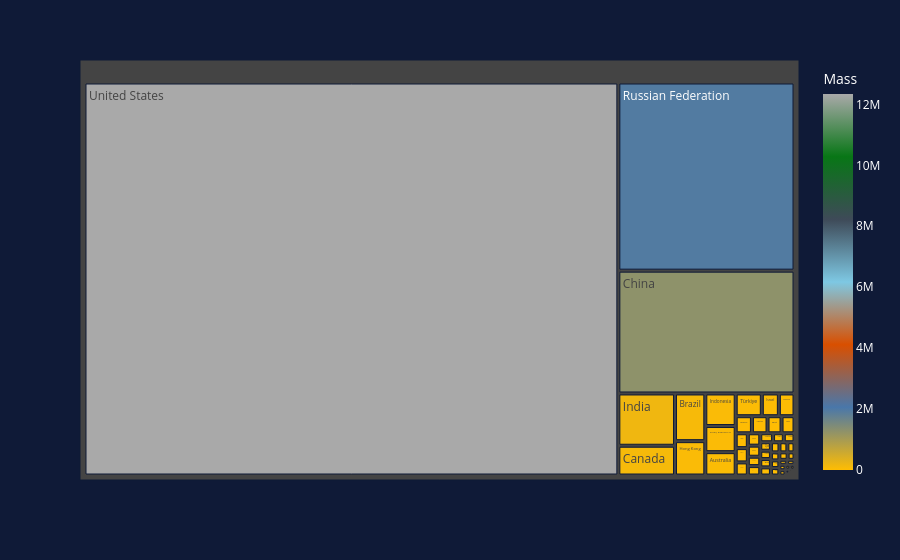

Notebook source saved alongside this figure:
### Code cell
import pandas as pd
import plotly.express as px

# Aggregate total mass by Country
mass_by_country = (
    sdf_payloads_in_orbit.groupby("Country")["Mass"]
    .sum()
    .reset_index()
)

# Sort for clarity
mass_by_country = mass_by_country.sort_values("Mass", ascending=False)

# Treemap
fig = px.treemap(
    mass_by_country,
    path=["Country"],
    values="Mass",
    color="Mass",
    color_continuous_scale=foreground_colors,  # use your palette
)

# Style background
fig.update_layout(
    paper_bgcolor=bg,
    plot_bgcolor=bg,
    font=dict(color="white")
)

fig.show()

### Figure 1 — Plotly figure (JSON) as saved in the notebook; plotly's stock layout.template omitted (floating-point values rounded to 4 significant figures)
{"data": [{"branchvalues": "total", "customdata": [[12340000.0], [1950000.0], [1273000.0], [174200.0], [99150.0], [84930.0], [61210.0], [58190.0], [46770.0], [41720.0], [34950.0], [22790.0], [20910.0], [16310.0], [15660.0], [14080.0], [12990.0], [10610.0], [10200.0], [9342.0], [9040.0], [8099.0], [6872.0], [6871.0], [6738.0], [5683.0], [5633.0], [5300.0], [5228.0], [5204.0], [5086.0], [5086.0], [4700.0], [4231.0], [4000.0], [3797.0], [3700.0], [3622.0], [3000.0], [2273.0], [2178.0], [1954.0], [1915.0], [1354.0], [1240.0], [832.0], [431.2], [280.0], [250.0], [208.0], [200.0], [176.0], [136.3], [108.0], [100.0], [70.0], [69.0], [64.0], [61.2], [18.0], [16.8], [10.0], [5.0], [5.0], [3.0], [3.0], [2.75], [2.0], [2.0], [2.0], [1.0], [1.0], [1.0], [1.0], [1.0], [1.0]], "domain": {"x": [0, 1], "y": [0, 1]}, "hovertemplate": "labels=%{label}<br>Mass_sum=%{value}<br>parent=%{parent}<br>id=%{id}<br>Mass=%{color}<extra></extra>", "ids": ["United States", "Russian Federation", "China", "India", "Canada", "Brazil", "Hong Kong", "Indonesia", "Korea, Republic of", "Australia", "Türkiye", "Israel", "Malaysia", "Mexico", "Argentina", "Egypt", "Pakistan", "Nigeria", "Singapore", "Netherlands", "Greece", "Bermuda", "Venezuela, Bolivarian Republic of", "Ireland", "Azerbaijan", "Viet Nam", "Algeria", "Qatar", "Kazakhstan", "Belarus", "Lao People's Democratic Republic", "Bolivia, Plurinational State of", "Monaco", "Philippines", "Bulgaria", "Angola", "Bangladesh", "Taiwan, Province of China", "Mauritius", "Morocco", "Ukraine", "Papua New Guinea", "Finland", "Saudi Arabia", "Iran, Islamic Republic of", "Uruguay", "Peru", "New Zealand", "Rwanda", "Czechia", "Korea, Democratic People's Republic of", "Chile", "Denmark", "Poland", "Oman", "Ethiopia", "Slovenia", "Switzerland", "South Africa", "Austria", "Lithuania", "Hungary", "Zimbabwe", "Botswana", "Bahrain", "Kuwait", "Mongolia", "Ecuador", "Solomon Islands", "Slovakia", "Jordan", "Estonia", "Croatia", "Colombia", "Djibouti", "Senegal"], "labels": ["United States", "Russian Federation", "China", "India", "Canada", "Brazil", "Hong Kong", "Indonesia", "Korea, Republic of", "Australia", "Türkiye", "Israel", "Malaysia", "Mexico", "Argentina", "Egypt", "Pakistan", "Nigeria", "Singapore", "Netherlands", "Greece", "Bermuda", "Venezuela, Bolivarian Republic of", "Ireland", "Azerbaijan", "Viet Nam", "Algeria", "Qatar", "Kazakhstan", "Belarus", "Lao People's Democratic Republic", "Bolivia, Plurinational State of", "Monaco", "Philippines", "Bulgaria", "Angola", "Bangladesh", "Taiwan, Province of China", "Mauritius", "Morocco", "Ukraine", "Papua New Guinea", "Finland", "Saudi Arabia", "Iran, Islamic Republic of", "Uruguay", "Peru", "New Zealand", "Rwanda", "Czechia", "Korea, Democratic People's Republic of", "Chile", "Denmark", "Poland", "Oman", "Ethiopia", "Slovenia", "Switzerland", "South Africa", "Austria", "Lithuania", "Hungary", "Zimbabwe", "Botswana", "Bahrain", "Kuwait", "Mongolia", "Ecuador", "Solomon Islands", "Slovakia", "Jordan", "Estonia", "Croatia", "Colombia", "Djibouti", "Senegal"], "marker": {"coloraxis": "coloraxis", "colors": [12340000.0, 1950000.0, 1273000.0, 174200.0, 99150.0, 84930.0, 61210.0, 58190.0, 46770.0, 41720.0, 34950.0, 22790.0, 20910.0, 16310.0, 15660.0, 14080.0, 12990.0, 10610.0, 10200.0, 9342.0, 9040.0, 8099.0, 6872.0, 6871.0, 6738.0, 5683.0, 5633.0, 5300.0, 5228.0, 5204.0, 5086.0, 5086.0, 4700.0, 4231.0, 4000.0, 3797.0, 3700.0, 3622.0, 3000.0, 2273.0, 2178.0, 1954.0, 1915.0, 1354.0, 1240.0, 832.0, 431.2, 280.0, 250.0, 208.0, 200.0, 176.0, 136.3, 108.0, 100.0, 70.0, 69.0, 64.0, 61.2, 18.0, 16.8, 10.0, 5.0, 5.0, 3.0, 3.0, 2.75, 2.0, 2.0, 2.0, 1.0, 1.0, 1.0, 1.0, 1.0, 1.0]}, "name": "", "parents": ["", "", "", "", "", "", "", "", "", "", "", "", "", "", "", "", "", "", "", "", "", "", "", "", "", "", "", "", "", "", "", "", "", "", "", "", "", "", "", "", "", "", "", "", "", "", "", "", "", "", "", "", "", "", "", "", "", "", "", "", "", "", "", "", "", "", "", "", "", "", "", "", "", "", "", ""], "type": "treemap", "values": [12340000.0, 1950000.0, 1273000.0, 174200.0, 99150.0, 84930.0, 61210.0, 58190.0, 46770.0, 41720.0, 34950.0, 22790.0, 20910.0, 16310.0, 15660.0, 14080.0, 12990.0, 10610.0, 10200.0, 9342.0, 9040.0, 8099.0, 6872.0, 6871.0, 6738.0, 5683.0, 5633.0, 5300.0, 5228.0, 5204.0, 5086.0, 5086.0, 4700.0, 4231.0, 4000.0, 3797.0, 3700.0, 3622.0, 3000.0, 2273.0, 2178.0, 1954.0, 1915.0, 1354.0, 1240.0, 832.0, 431.2, 280.0, 250.0, 208.0, 200.0, 176.0, 136.3, 108.0, 100.0, 70.0, 69.0, 64.0, 61.2, 18.0, 16.8, 10.0, 5.0, 5.0, 3.0, 3.0, 2.75, 2.0, 2.0, 2.0, 1.0, 1.0, 1.0, 1.0, 1.0, 1.0]}], "layout": {"coloraxis": {"colorbar": {"title": {"text": "Mass"}}, "colorscale": [[0, "#FFBD02"], [0.1667, "#4977AA"], [0.3333, "#D94F00"], [0.5, "#7EC8E3"], [0.6667, "#3E4A58"], [0.8333, "#087616"], [1, "#A9A9A9"]]}, "font": {"color": "white"}, "legend": {"tracegroupgap": 0}, "margin": {"t": 60}, "paper_bgcolor": "#0F1A37", "plot_bgcolor": "#0F1A37"}}
